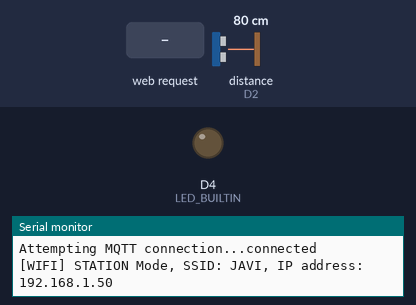
This program was run on a simulated ESP8266 (NodeMCU). Shown: output pins drawn as LEDs (lit = HIGH, except the on-board LED, lit = LOW), the last lines printed to the serial monitor. Wiring (inferred from the names in the program): ultrasonic range finder: trigger D3; echo D2. Inputs (shaded band) come from the test bench; at power-on: distance to the obstacle (sensor on D2) 80 cm. The echo pulse lasts 58.3 µs per cm; WiFi joins after 1.5 s; servers stay silent unless stated; random numbers use the default seed unless the program sets one; no MQTT or app messages arrive unless stated; pins used as bus, display or sensor lines are not drawn.

Above: at 2.7 s.
2.8 s: HTTP request GET / received
At 4.7 s:
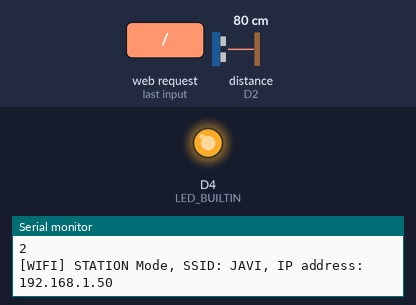
Timing chart, 0 to 11.5 s (numbered marks = the images above; inputs shaded):
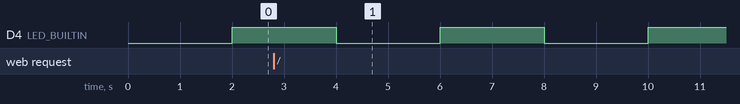

The program:

main.cpp
```cpp
#include "Arduino.h"

// WATCHDOG
#include <Esp.h>

#define TIMER_INTERVAL_MS 500
// WIFI
#include <ESP8266WiFi.h>
// OTA
#include <ESPAsyncWebServer.h>
#include <ESPAsyncTCP.h>
#include <ESPAsyncWebServer.h>
#include <AsyncElegantOTA.h>

// MQTT
#include <PubSubClient.h>

#define MAYOR 1
#define MINOR 0
#define PATCH 1
#define WIFI_SSID "JAVI"
#define WIFI_PASS "xavier1234"
// MQTT
#define MSG_BUFFER_SIZE (50)
unsigned long lastMsg = 0;
char msg[MSG_BUFFER_SIZE];
volatile uint32_t lastMillis = 0;

String version = String(MAYOR) + "." + String(MINOR) + "." + String(PATCH);
bool state = 1;
// OTA
AsyncWebServer server(8080);

// MQTT
std::string device = "LEVEL_1";
std::string TOPIC_IP = "Tanque1/canal/ip/" + device;
const char *mqtt_server = "192.168.1.251";
const char *TOPIC = "Tanque1/canal/level/sensor1";
WiFiClient espClient;
PubSubClient client(espClient);

void callback_mqtt(char *topic, byte *payload, unsigned int length);
void reconnect_mqtt();

// APP
// app
#define echoPin D2 // attach pin D2 Arduino to pin Echo of HC-SR04
#define trigPin D3 // attach pin D3 Arduino to pin Trig of HC-SR04
// defines variables
long duration;             // variable for the duration of sound wave travel
float distance;            // variable for the distance measurement
#define SCOUNT 30          // sum of sample point
long analogBuffer[SCOUNT]; // store the analog value in the array, read from ADC
long analogBufferTemp[SCOUNT];
int analogBufferIndex = 0, copyIndex = 0;
int getMedianNum(long bArray[], int iFilterLen);

void setup()
{
  // initialize LED digital pin as an output.
  pinMode(LED_BUILTIN, OUTPUT);
  pinMode(trigPin, OUTPUT); // Sets the trigPin as an OUTPUT
  pinMode(echoPin, INPUT);  // Sets the echoPin as an INPU
  Serial.begin(9600);
  Serial.printf("\n");
  while (!Serial)
  {
    ; // wait for serial port to connect. Needed for native USB
  }
  WiFi.mode(WIFI_STA);
  WiFi.begin(WIFI_SSID, WIFI_PASS); // change it to your ussid and password
  while (WiFi.waitForConnectResult() != WL_CONNECTED)
  {
    Serial.println("Connection Failed! Rebooting...");
    delay(5000);
  }
  Serial.printf("[WIFI] STATION Mode, SSID: %s, IP address: %s\n", WiFi.SSID().c_str(), WiFi.localIP().toString().c_str());

  server.on("/", HTTP_GET, [](AsyncWebServerRequest *request)
            {
        uint32_t seconds = (uint32_t)(millis() / 1000);
                    char reply[100];
                    Serial.println(seconds);
                    sprintf(reply, "%d %s  ultrasonic sensor 1 %.2f cm", seconds,version.c_str(),distance);

    request->send(200, "text/plain", reply); });
  AsyncElegantOTA.begin(&server); // Start ElegantOTA
  server.begin();
  Serial.println("HTTP server started");

  client.setServer(mqtt_server, 1883);
  client.setCallback(callback_mqtt);

  Serial.println("Delta ms = " + String(millis() - lastMillis) + " " + version);
}

void loop()
{
  if (!client.connected())
  {
    reconnect_mqtt();
  }
  else
  {
    client.loop();
    static unsigned long analogSampleTimepoint = millis();
    if ((millis() - analogSampleTimepoint) > 50U && analogBufferIndex < SCOUNT) // every 50 milliseconds,read the analog value from the ADC
    {
      analogSampleTimepoint = millis();

      // Clears the trigPin condition
      digitalWrite(trigPin, LOW);
      // Sets the trigPin HIGH (ACTIVE) for 10 microseconds
      digitalWrite(trigPin, HIGH);
      delayMicroseconds(10);
      digitalWrite(trigPin, LOW);
      // Reads the echoPin, returns the sound wave travel time in microseconds

      analogBuffer[analogBufferIndex] = pulseIn(echoPin, HIGH); // read the analog value and store into the buffer
      analogBufferIndex++;
    }
    if (analogBufferIndex >= SCOUNT)
    {
      analogBufferIndex = 0;
      for (copyIndex = 0; copyIndex < SCOUNT; copyIndex++)
        analogBufferTemp[copyIndex] = analogBuffer[copyIndex];
      duration = getMedianNum(analogBufferTemp, SCOUNT); // read the analog value more stable by the median filtering algorithm, and convert to voltage value
      distance = duration * 0.034 / 2;                   // Speed of sound wave divided by 2 (go and back)
      snprintf(msg, MSG_BUFFER_SIZE, "%.2f", distance);
      client.publish(TOPIC, msg);
    }

    if (millis() - lastMillis > 2000)
    {
      lastMillis = millis();

      digitalWrite(LED_BUILTIN, state);
      state = !state;

      Serial.printf("[WIFI] STATION Mode, SSID: %s, IP address: %s\n", WiFi.SSID().c_str(), WiFi.localIP().toString().c_str());
      snprintf(msg, MSG_BUFFER_SIZE, "%s:%s", device.c_str(), WiFi.localIP().toString().c_str());
      client.publish(TOPIC_IP.c_str(), msg);
    }
  }
}

void callback_mqtt(char *topic, byte *payload, unsigned int length)
{
  if (strcmp(TOPIC, topic) == 0)
  {
  }
}

void reconnect_mqtt()
{
  // Loop until we're reconnected
  while (!client.connected())
  {
    Serial.print("Attempting MQTT connection...");
    // Create a random client ID
    String clientId = "ESP8266Client-";
    clientId += String(random(0xffff), HEX);
    // Attempt to connect
    if (client.connect(clientId.c_str()))
    {
      Serial.println("connected");
      // Once connected, publish an announcement...
      client.publish(TOPIC, "Teperature sensor");
      // ... and resubscribe
      client.subscribe(TOPIC);
    }
    else
    {
      Serial.print("failed, rc=");
      Serial.print(client.state());
      Serial.println(" try again in 5 seconds");
      // Wait 5 seconds before retrying
      delay(5000);
    }
  }
}

int getMedianNum(long bArray[], int iFilterLen)
{
  int bTab[iFilterLen];
  for (byte i = 0; i < iFilterLen; i++)
    bTab[i] = bArray[i];
  int i, j, bTemp;
  for (j = 0; j < iFilterLen - 1; j++)
  {
    for (i = 0; i < iFilterLen - j - 1; i++)
    {
      if (bTab[i] > bTab[i + 1])
      {
        bTemp = bTab[i];
        bTab[i] = bTab[i + 1];
        bTab[i + 1] = bTemp;
      }
    }
  }
  if ((iFilterLen & 1) > 0)
    bTemp = bTab[(iFilterLen - 1) / 2];
  else
    bTemp = (bTab[iFilterLen / 2] + bTab[iFilterLen / 2 - 1]) / 2;
  return bTemp;
}
```

Measured:
- by itself, D4 (LED_BUILTIN): alternates HIGH for 2.0 s and LOW for 2.0 s
